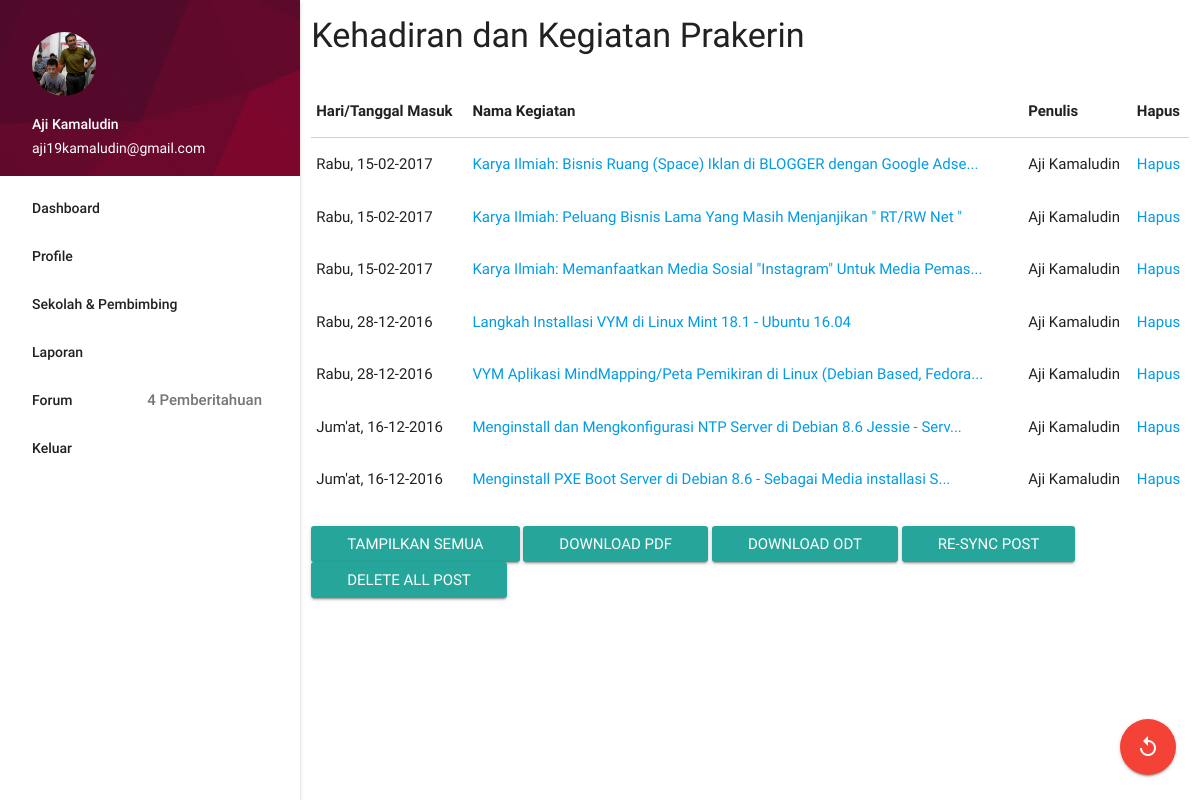
The app's page / (signed in) with its own data.
### tables this page shows
CREATE TABLE `pengguna` (
  `id_pengguna` int(12) NOT NULL,
  `nama` varchar(100) NOT NULL,
  `email` varchar(150) NOT NULL,
  `password` varchar(150) NOT NULL,
  `id_sekolah` int(12) NOT NULL,
  `nisn` varchar(20) NOT NULL,
  `alamat` text NOT NULL,
  `kota_lahir` varchar(100) NOT NULL,
  `tgl_lahir` date NOT NULL,
  `masa_prakerin` varchar(2) NOT NULL,
  `tgl_masuk` date NOT NULL,
  `tgl_keluar` date NOT NULL,
  `jurusan` enum('TKJ','RPL','MM','ELEKTRO','MAHASISWA TI') NOT NULL,
  `url_blog` varchar(100) NOT NULL,
  `link_fb` varchar(300) NOT NULL,
  `no_hp` varchar(15) NOT NULL,
  `status` enum('aktiv','selesai','keluar') NOT NULL,
  `foto_profile` varchar(500) NOT NULL
);

CREATE TABLE `all_blog` (
  `id_my_blog` int(255) NOT NULL,
  `judul_post` varchar(300) NOT NULL,
  `tgl_post` date NOT NULL,
  `konten_post` text NOT NULL,
  `url_post` varchar(500) NOT NULL,
  `id_pengguna` int(12) NOT NULL
);

### function/tampil_functions.php (called while the page is built, shortened)
<?php
function tampil_post_by($email,$lim){
    $sql = "SELECT all_blog.judul_post,all_blog.tgl_post,all_blog.id_my_blog,all_blog.url_post,all_blog.id_pengguna,pengguna.nama FROM `all_blog`,`pengguna` WHERE pengguna.email='$email' AND pengguna.id_pengguna=all_blog.id_pengguna ORDER BY `all_blog`.`tgl_post` DESC
 LIMIT $lim";
    $result = result($sql);
    return $result;
}
function tampil_nama($email){
    $sql = " SELECT nama FROM pengguna WHERE email='$email' ";
    $result = result($sql);
    $result = mysqli_fetch_assoc($result);
    $result = $result['nama'];
    return $result;
}
function tampil_profile($email){
    $sql = " SELECT pengguna.id_pengguna,pengguna.nama,pengguna.email,pengguna.password,pengguna.id_sekolah,pengguna.nisn,pengguna.alamat,pengguna.kota_lahir,pengguna.tgl_lahir,pengguna.masa_prakerin,pengguna.tgl_masuk,pengguna.tgl_keluar,pengguna.jurusan,pengguna.url_blog,pengguna.link_fb,pengguna.no_hp,pengguna.status,pengguna.foto_profile,sekolah.nama_sekolah FROM pengguna JOIN sekolah ON pengguna.id_sekolah=sekolah.id_sekolah WHERE email='$email' ";
    $result = result($sql);
    $result = mysqli_fetch_assoc($result);
    return $result;
}
function tampil_foto(){
    $profiles = tampil_profile($_SESSION['user']);
    $foto = $profiles['foto_profile'];
    if ($foto == NULL) {
        return 'empty-profile.png';
    }else{
        return $foto;
    }
}
?>

### function/functions.php (called while the page is built, shortened)
<?php
function result($query){
    global $link;
    $result = mysqli_query($link,$query);
    return $result;
}
function format_tgl($tgl){
    $tgl = date_create($tgl);
    $tgl = date_format($tgl,'m/d/Y');
    $tgl = $tgl;
    $tgl_f = new DateTime("$tgl");
    $tgl =  date_format($tgl_f, 'l');
    $hari = substr($tgl, 0,3);
    if($hari == 'Sun'){
        $hari = "Minggu";
    }elseif($hari == 'Mon'){
        $hari = 'Senin';
    }elseif($hari == 'Tue'){
        $hari = 'Selasa';
    }elseif($hari == 'Wed'){
        $hari = 'Rabu';
    }elseif($hari == 'Thu'){
        $hari = 'Kamis';
    }elseif($hari == 'Fri' ){
        $hari = 'Jum\'at';
    }elseif($hari == 'Sat'){
        $hari = 'Sabtu';
    }
    $tgl = date_format($tgl_f, 'd-m-Y');
    return $hari.', '.$tgl;
}
function potong_judul($judul){
    $panjang = strlen($judul);
    if($panjang > 70){
        $judul = substr($judul,0,70);
        return $judul.'...';
    }else{
        return $judul;
    }
}
?>

### index.php (the view, shortened to what this page needs)
<?php
include 'view/header.php';
$posts = tampil_post_by($_SESSION['user'],'7');
?>
    <div class="row">
<?php
include 'view/sidenav.php';
?>
      <div class="col s12 m8 l9">
        <h4 style="margin-bottom: 30px;">Kehadiran dan Kegiatan Prakerin</h4>
      <div class="row" id="data-table">
        <div class="row" >
          <table class="responsive-table highlight">
          <thead>
            <tr>
                <th>Hari/Tanggal Masuk</th>
                <th>Nama Kegiatan</th>
                <th>Penulis</th>
                <th>Hapus</th>
            </tr>
          </thead>
          <tbody>
          <?php
          foreach($posts as $post){
          ?>
            <tr id="data_<?= $post['id_my_blog']?>">
              <td> <?= format_tgl($post['tgl_post'])?> </td>
              <td> <a href="<?= $post['url_post'] ?>" target="_blank" > <?= potong_judul($post['judul_post'])?> </a> </td>
              <td> <?= $post['nama']?> </td>
              <td> <a href="#" class="hapus_post" data-id="<?= $post['id_pengguna']?>" data-postid="<?= $post['id_my_blog']?>">Hapus</a> </td>
            </tr>
          <?php
          }
          ?>
          </tbody>
        </table>
        </div>
        <div class="row">
          <form method="post">
            <input type="submit" name="more" class="waves-effect waves-light btn" value="Tampilkan Semua" />
            <input type="submit" name="print_jurnal_pdf" class="waves-effect waves-light btn" value="Download PDF">
            <input type="submit" name="print_jurnal_odt" class="waves-effect waves-light btn" value="Download ODT" disabled id="disabled" />
            <input id="rsync" class="waves-effect waves-light btn" type="submit" name="sync" value="Re-Sync Post" />
            <input class="waves-effect waves-light btn" type="submit" name="dropall" value="Delete All Post" />
          </form>
        </div>
        <div class="fixed-action-btn" style="bottom: 25px; right: 24px;">
            <a class="btn-floating btn-large red" href=".">
              <i class="material-icons">replay</i>
            </a>
          </div>
      </div>
    </div>
<?php
include 'view/footer.php';
?>

### view/sidenav.php
<?php
$foto = tampil_foto();
?>
      <div class="col s12 m4 l3">
            <ul id="slide-out" class="side-nav fixed">
                <li><div class="userView">
                        <div class="background">
                        <img src="<?= ACCESS_FROM ?>/asset/img/background.jpg">
                    </div>
                    <a href="./foto_profile.php"><img class="circle" src="<?= ACCESS_FROM ?>/asset/img/profile/<?= $foto ?>"></a>
                    <a href="<?= ACCESS_FROM ?>/profile.php"><span class="white-text name"><?= tampil_nama($_SESSION['user']); ?> </span></a>
                    <a href="<?= ACCESS_FROM ?>/profile.php"><span class="white-text email"><?= $_SESSION['user'];?></span></a>
                    </div>
                </li>
            <li><a class="waves-effect" href="<?= ACCESS_FROM ?>/index.php">Dashboard</a></li>
            <li><a class="waves-effect" href="<?= ACCESS_FROM ?>/profile.php">Profile</a></li>
            <li><a class="waves-effect" href="<?= ACCESS_FROM ?>/sekolahku.php">Sekolah & Pembimbing</a></li>
            <li><a class="waves-effect" href="<?= ACCESS_FROM ?>/laporan.php">Laporan</a></li>
            <li><a class="waves-effect" href="<?= ACCESS_FROM ?>/forum.php">Forum<span class="badge">4 Pemberitahuan</span></a></li>
            <li><a class="waves-effect" href="<?= ACCESS_FROM ?>/logout.php">Keluar</a></li>
            </ul>
      </div>

### records on screen
pengguna: foto_profile (picture), nama "Aji Kamaludin"
all_blog: tgl_post "Rabu, 15-02-2017", judul_post "Karya Ilmiah: Bisnis Ruang (Space) Iklan di BLOGGER dengan Google Adse...", id_pengguna.nama "Aji Kamaludin"
all_blog: tgl_post "Rabu, 15-02-2017", judul_post "Karya Ilmiah: Peluang Bisnis Lama Yang Masih Menjanjikan \" RT/RW Net \"", id_pengguna.nama "Aji Kamaludin"
all_blog: tgl_post "Rabu, 15-02-2017", judul_post "Karya Ilmiah: Memanfaatkan Media Sosial \"Instagram\" Untuk Media Pemas...", id_pengguna.nama "Aji Kamaludin"
all_blog: tgl_post "Rabu, 28-12-2016", judul_post "Langkah Installasi VYM di Linux Mint 18.1 - Ubuntu 16.04", id_pengguna.nama "Aji Kamaludin"
all_blog: tgl_post "Rabu, 28-12-2016", judul_post "VYM Aplikasi MindMapping/Peta Pemikiran di Linux (Debian Based, Fedora...", id_pengguna.nama "Aji Kamaludin"
all_blog: tgl_post "Jum'at, 16-12-2016", judul_post "Menginstall dan Mengkonfigurasi NTP Server di Debian 8.6 Jessie - Serv...", id_pengguna.nama "Aji Kamaludin"
all_blog: tgl_post "Jum'at, 16-12-2016", judul_post "Menginstall PXE Boot Server di Debian 8.6 - Sebagai Media installasi S...", id_pengguna.nama "Aji Kamaludin"

### other values on screen
$_SESSION['user'] "aji19kamaludin@gmail.com"
